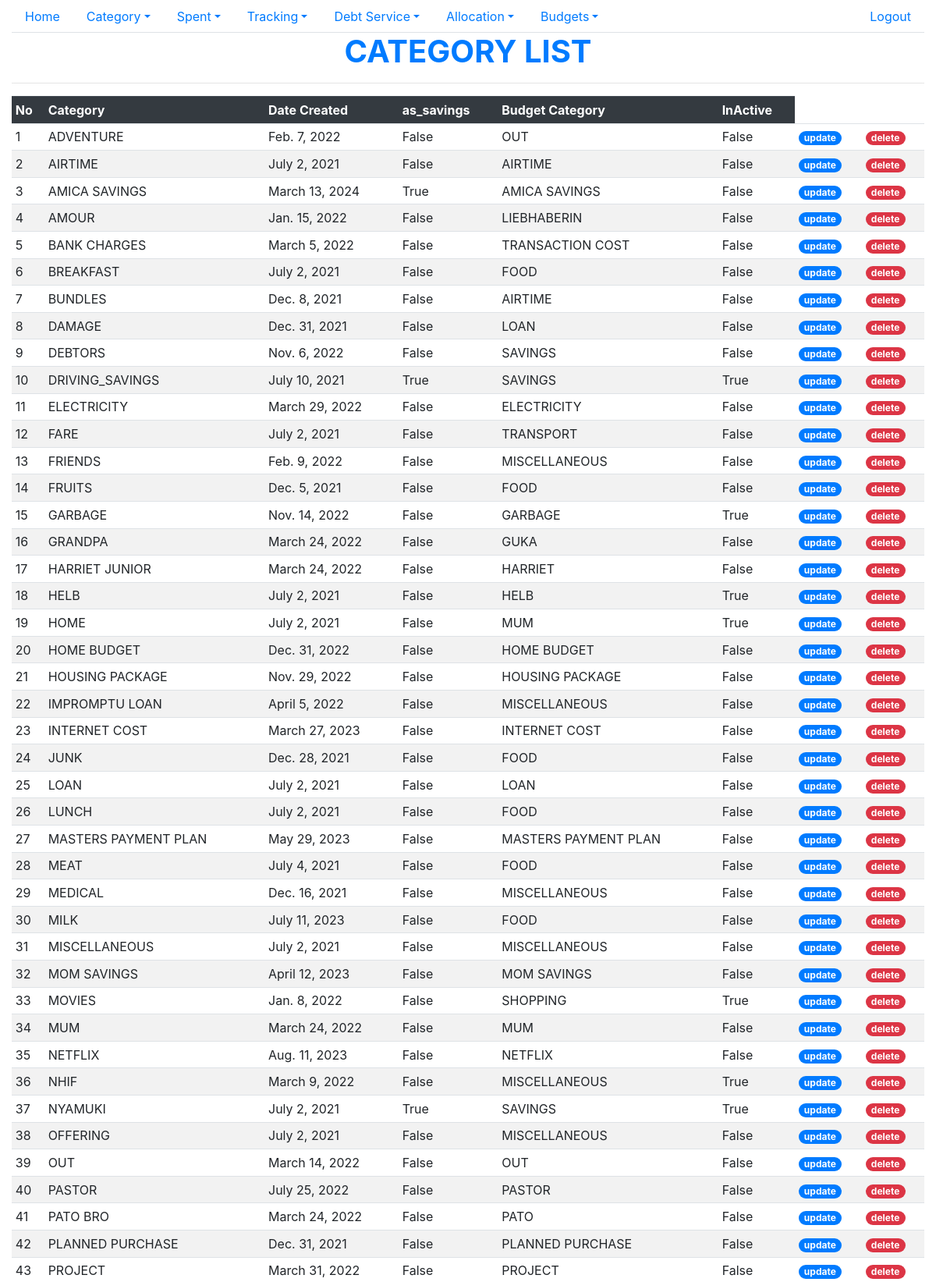
Page /categories/ (signed in, upper part) on the committed database.
### spent/models.py (models this page shows, shortened)
class Category(models.Model):
    date = models.DateField()
    category = models.CharField(max_length=32)
    as_savings=models.BooleanField(default=False)
    budget_category = models.ForeignKey(BudgetClassItem,on_delete=models.CASCADE,blank=True,null=True)
    inactive = models.BooleanField(default=False)
    voided = models.IntegerField(default=0)
    user_id = models.ForeignKey(settings.AUTH_USER_MODEL, on_delete=models.CASCADE)
    date_created = models.DateTimeField(auto_now_add=True)
    date_updated = models.DateTimeField(auto_now=True)
    class Meta:
        ordering =["category"]

class BudgetClassItem(models.Model):
    name = models.CharField(max_length=32)
    budget_category = models.ForeignKey(BudgetCategory,on_delete=models.CASCADE)
    voided = models.IntegerField(default=0)
    user_id = models.ForeignKey(settings.AUTH_USER_MODEL, on_delete=models.CASCADE)
    date_created= models.DateTimeField(auto_now_add=True)
    date_updated= models.DateTimeField(auto_now=True)
    def __str__(self):
        return self.name

### spent/views.py (the view)
# urls.py: path("categories/",views.CategoryListView.as_view(),name="category_list"),
class CategoryListView(LoginRequiredMixin,ListView):
    template_name ="spent/category_list.html"
    model = Category
    login_url = settings.LOGIN_URL
    def get_queryset(self):
        query_set = super().get_queryset()
        user = User.objects.get(username=self.request.user)
        query_set=query_set.filter(user_id=user,voided=0)
        return query_set

### spent/templates/spent/category_list.html (shortened to what this page needs)
{% extends "base.html" %}
{% block content %}
<h1 class="text-center text-primary font-weight-bold">CATEGORY LIST</h1>
<hr/>
<table class="table table-striped table-sm">
    <tr class="thead-dark">
        <th>No</th> <th>Category</th> <th>Date Created</th><th>as_savings</th><th>Budget Category</th><th>InActive</th>
    </tr>
   {% for data in object_list %}
    <tr>
        <td>{{forloop.counter}}</td><td>{{data.category}}</td><td>{{data.date}}</td><td>{{data.as_savings}}</td>
        <td>{{data.budget_category}}</td>
        <td>{{data.inactive}}</td>
        <td><a class="badge badge-pill badge-primary" href="{%url 'update_category' data.id %}">update</a></td> <td><a class="badge badge-pill badge-danger" href="{%url "delete_category" data.id%}">delete</a></td>
    </tr>
    {% endfor %}
</table>
{% endblock content%}

### static/spent/main.css (style rules this page uses)
body { color: #000; overflow-x: hidden; height: 100%; background-repeat: no-repeat; background-size: 100% 100% }

### rows in the picture
Category: category "ADVENTURE", date "Feb. 7, 2022", as_savings "False", budget_category "OUT", inactive "False"
Category: category "AIRTIME", date "July 2, 2021", as_savings "False", budget_category "AIRTIME", inactive "False"
Category: category "AMICA SAVINGS", date "March 13, 2024", as_savings "True", budget_category "AMICA SAVINGS", inactive "False"
Category: category "AMOUR", date "Jan. 15, 2022", as_savings "False", budget_category "LIEBHABERIN", inactive "False"
Category: category "BANK CHARGES", date "March 5, 2022", as_savings "False", budget_category "TRANSACTION COST", inactive "False"
Category: category "BREAKFAST", date "July 2, 2021", as_savings "False", budget_category "FOOD", inactive "False"
Category: category "BUNDLES", date "Dec. 8, 2021", as_savings "False", budget_category "AIRTIME", inactive "False"
Category: category "DAMAGE", date "Dec. 31, 2021", as_savings "False", budget_category "LOAN", inactive "False"
Category: category "DEBTORS", date "Nov. 6, 2022", as_savings "False", budget_category "SAVINGS", inactive "False"
Category: category "DRIVING_SAVINGS", date "July 10, 2021", as_savings "True", budget_category "SAVINGS", inactive "True"
Category: category "ELECTRICITY", date "March 29, 2022", as_savings "False", budget_category "ELECTRICITY", inactive "False"
Category: category "FARE", date "July 2, 2021", as_savings "False", budget_category "TRANSPORT", inactive "False"
Category: category "FRIENDS", date "Feb. 9, 2022", as_savings "False", budget_category "MISCELLANEOUS", inactive "False"
Category: category "FRUITS", date "Dec. 5, 2021", as_savings "False", budget_category "FOOD", inactive "False"
Category: category "GARBAGE", date "Nov. 14, 2022", as_savings "False", budget_category "GARBAGE", inactive "True"
Category: category "GRANDPA", date "March 24, 2022", as_savings "False", budget_category "GUKA", inactive "False"
Category: category "HARRIET JUNIOR", date "March 24, 2022", as_savings "False", budget_category "HARRIET", inactive "False"
Category: category "HELB", date "July 2, 2021", as_savings "False", budget_category "HELB", inactive "True"
Category: category "HOME", date "July 2, 2021", as_savings "False", budget_category "MUM", inactive "True"
Category: category "HOME BUDGET", date "Dec. 31, 2022", as_savings "False", budget_category "HOME BUDGET", inactive "False"
Category: category "HOUSING PACKAGE", date "Nov. 29, 2022", as_savings "False", budget_category "HOUSING PACKAGE", inactive "False"
Category: category "IMPROMPTU LOAN", date "April 5, 2022", as_savings "False", budget_category "MISCELLANEOUS", inactive "False"
Category: category "INTERNET COST", date "March 27, 2023", as_savings "False", budget_category "INTERNET COST", inactive "False"
Category: category "JUNK", date "Dec. 28, 2021", as_savings "False", budget_category "FOOD", inactive "False"
Category: category "LOAN", date "July 2, 2021", as_savings "False", budget_category "LOAN", inactive "False"
Category: category "LUNCH", date "July 2, 2021", as_savings "False", budget_category "FOOD", inactive "False"
Category: category "MASTERS PAYMENT PLAN", date "May 29, 2023", as_savings "False", budget_category "MASTERS PAYMENT PLAN", inactive "False"
Category: category "MEAT", date "July 4, 2021", as_savings "False", budget_category "FOOD", inactive "False"
Category: category "MEDICAL", date "Dec. 16, 2021", as_savings "False", budget_category "MISCELLANEOUS", inactive "False"
Category: category "MILK", date "July 11, 2023", as_savings "False", budget_category "FOOD", inactive "False"
Category: category "MISCELLANEOUS", date "July 2, 2021", as_savings "False", budget_category "MISCELLANEOUS", inactive "False"
Category: category "MOM SAVINGS", date "April 12, 2023", as_savings "False", budget_category "MOM SAVINGS", inactive "False"
Category: category "MOVIES", date "Jan. 8, 2022", as_savings "False", budget_category "SHOPPING", inactive "True"
Category: category "MUM", date "March 24, 2022", as_savings "False", budget_category "MUM", inactive "False"
Category: category "NETFLIX", date "Aug. 11, 2023", as_savings "False", budget_category "NETFLIX", inactive "False"
Category: category "NHIF", date "March 9, 2022", as_savings "False", budget_category "MISCELLANEOUS", inactive "True"
Category: category "NYAMUKI", date "July 2, 2021", as_savings "True", budget_category "SAVINGS", inactive "True"
Category: category "OFFERING", date "July 2, 2021", as_savings "False", budget_category "MISCELLANEOUS", inactive "False"
Category: category "OUT", date "March 14, 2022", as_savings "False", budget_category "OUT", inactive "False"
Category: category "PASTOR", date "July 25, 2022", as_savings "False", budget_category "PASTOR", inactive "False"
Category: category "PATO BRO", date "March 24, 2022", as_savings "False", budget_category "PATO", inactive "False"
Category: category "PLANNED PURCHASE", date "Dec. 31, 2021", as_savings "False", budget_category "PLANNED PURCHASE", inactive "False"
Category: category "PROJECT", date "March 31, 2022", as_savings "False", budget_category "PROJECT", inactive "False"
